Frame 1 (no input): blank canvas, image omitted
Frame 60 (no input): blank canvas, image omitted
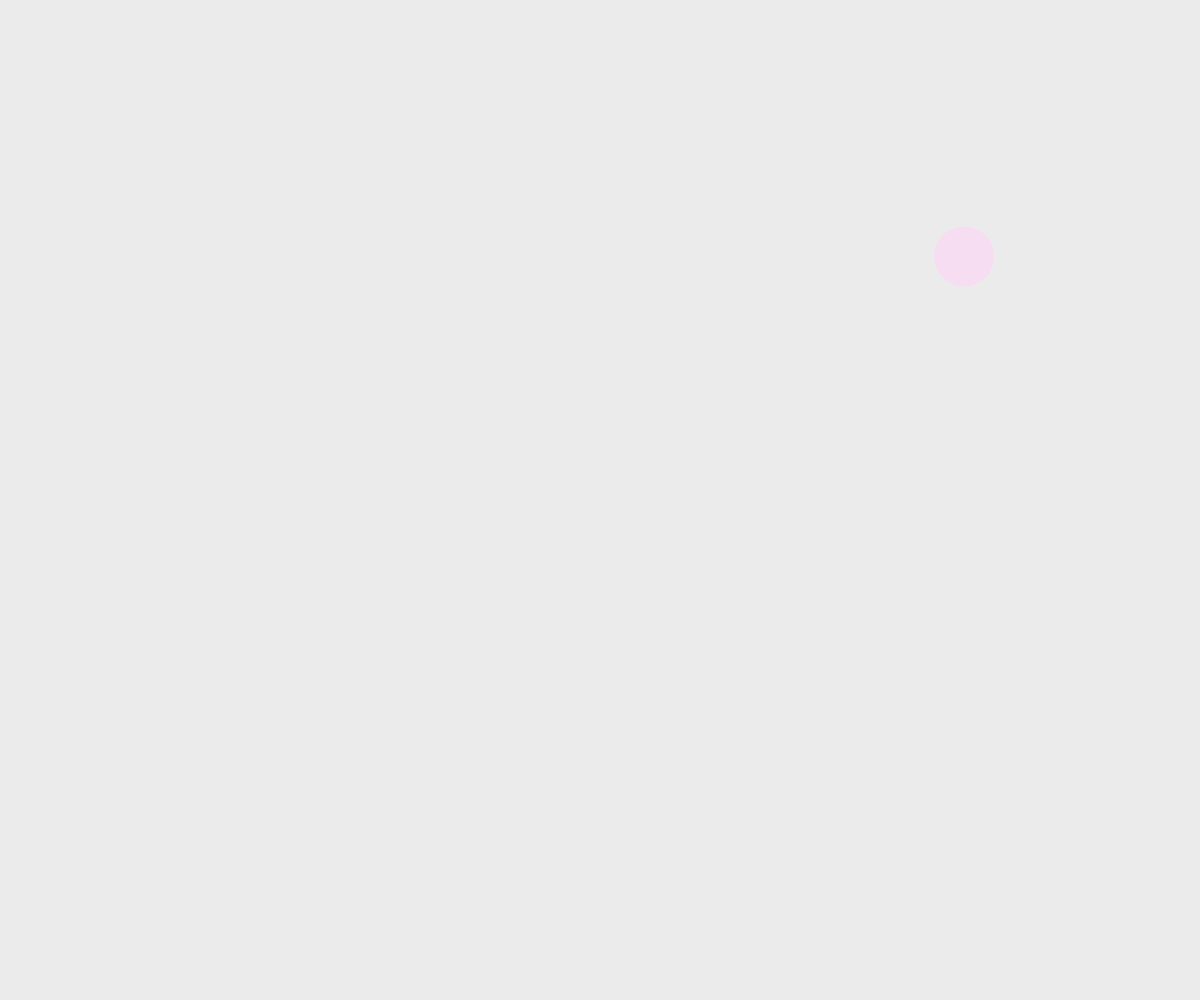
Frame 120 (the mouse pressed at the canvas centre since frame 60)

The p5.js sketch whose frames 1 and 60 were blank and that drew this single picture after the mouse press (run headless with seeded random() and noise() and a simulated clock; from frame 60 on, the mouse is pressed at the canvas centre):

// p5.js sketch
// ── sketch.js
let balls = [];

function setup() {
  createCanvas(windowWidth, windowHeight);
  //background(235);
}

function draw() {
  background(235); // Crea una "scia" lasciata dalle palle con un basso alpha per un effetto di dissolvenza
  for (let ball of balls) {
    ball.update();
    ball.draw();
  }
}

function mousePressed() {
  balls.push(new Ball(mouseX, mouseY, random(60,60), color(random(200, 255), random(200, 255), random(200, 255))));
  if (balls.length > 60) {
    balls.shift(); // Rimuove la palla più vecchia se ce ne sono più di 60 in gioco
  }
}

class Ball {
  constructor(x, y, size, color) {
    this.x = x;
    this.y = y;
    this.size = size;
    this.color = color;
    this.velX = random(-10, 10); // Valori casuali per la direzione sull'asse X
    this.velY = random(-10, 10); // Valori casuali per la direzione sull'asse Y
  }

  update() {
    this.x += this.velX;
    this.y += this.velY;
    if (this.x + this.size / 2 > width || this.x - this.size / 2 < 0) {
      this.velX = -this.velX;
    }
    if (this.y + this.size / 2 > height || this.y - this.size / 2 < 0) {
      this.velY = -this.velY;
    }
  }

  draw() {
    noStroke();
    fill(random(200, 255), random(200, 255), random(200, 255));
    ellipse(this.x, this.y, this.size);
  }
}

function windowResized(){
	resizeCanvas(windowWidth, windowHeight)
}
